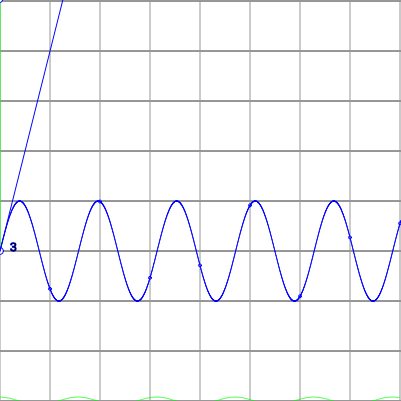
Frame 1 (no input)
Frame 60 (no input): identical to frame 1, image omitted
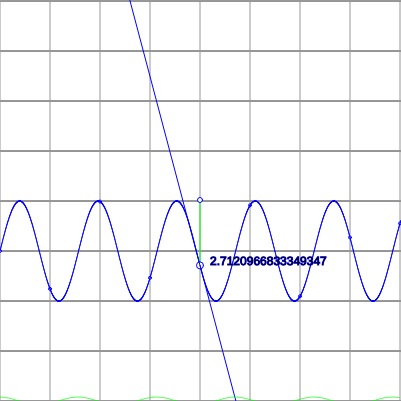
Frame 120 (the mouse pressed at the canvas centre since frame 60)

The p5.js sketch that drew these frames (run headless with seeded random() and noise() and a simulated clock; from frame 60 on, the mouse is pressed at the canvas centre):

// p5.js sketch
// ── sketch.js
var numPoints;
var scal = 50;
var conn = [];
var dh = 1;
function getDev() {
  var x1 = mouseX;
  var x2 = mouseX + dh;
  var y1 = calculate(mouseX / scal) * -scal;
  var y2 = calculate((mouseX + dh) / scal) * -scal;
  var a = (y2 - y1) / dh;
  var b = y1 - (a * x1);
  var p1 = -b / a;
  var p2 = (-height - b) / a;
  line(p1, 0, p2, -height);
  
  line(x1, y1, x2, y2);
  
  for (var o = 0; o < width - dh; o+= dh) {
    var xdva = o + dh;
    var yodin = calculate(o / scal) * -scal;
    var ydva = calculate((xdva / scal)) * -scal;
    var delt = (ydva - yodin) / dh;
    stroke(0,255,0);
    point(o, delt);
  }
}
function calculate(x) {
  return sin(4 *x) + 3;
  //aqui vai qql coisa
}

function setup() {
  createCanvas(401, 401);
}

function draw() {
  translate(0, height);
  background(255);
  //ellipse(0,0, 40)
  stroke(150);
  for (var ex = 0; ex < width; ex++) {
    if (ex % scal == 0) {
      line(ex, 0, ex, -height);
    }
    for (var why = 0; why > -height; why--) {
      if (why % scal == 0) {
      line(0, why, width, why);
      }
    }
  }
  stroke(0,0,255);
  for (var t = 0; t < width / scal; t++) {
    ellipse(t * scal, calculate(t) * -scal, 3);
    conn[t] = createVector(t * scal,calculate(t) * -scal);
  }
 // for (var o = 0; o < conn.length - 1; o++) {
   // line(conn[o].x, conn[o].y, conn[o+1].x, conn[o+1].y);
  //}
  for (var p = 0; p < width; p+= 0.1) {
    point(p, calculate(p / scal) * -scal);
  }
  stroke(0,255,0);
  line(mouseX, -height + mouseY, mouseX, calculate(mouseX / scal) * -scal);
  stroke(0,0,255);
  ellipse(mouseX, -height + mouseY, 5);
  if (mouseIsPressed) {
    console.log(calculate(mouseX / scal));
  }
  ellipse(mouseX, calculate(mouseX / scal) * -scal, 7);
  text(calculate(mouseX / scal), mouseX + 10, calculate(mouseX / scal) * -1 * scal);
  getDev();
}
